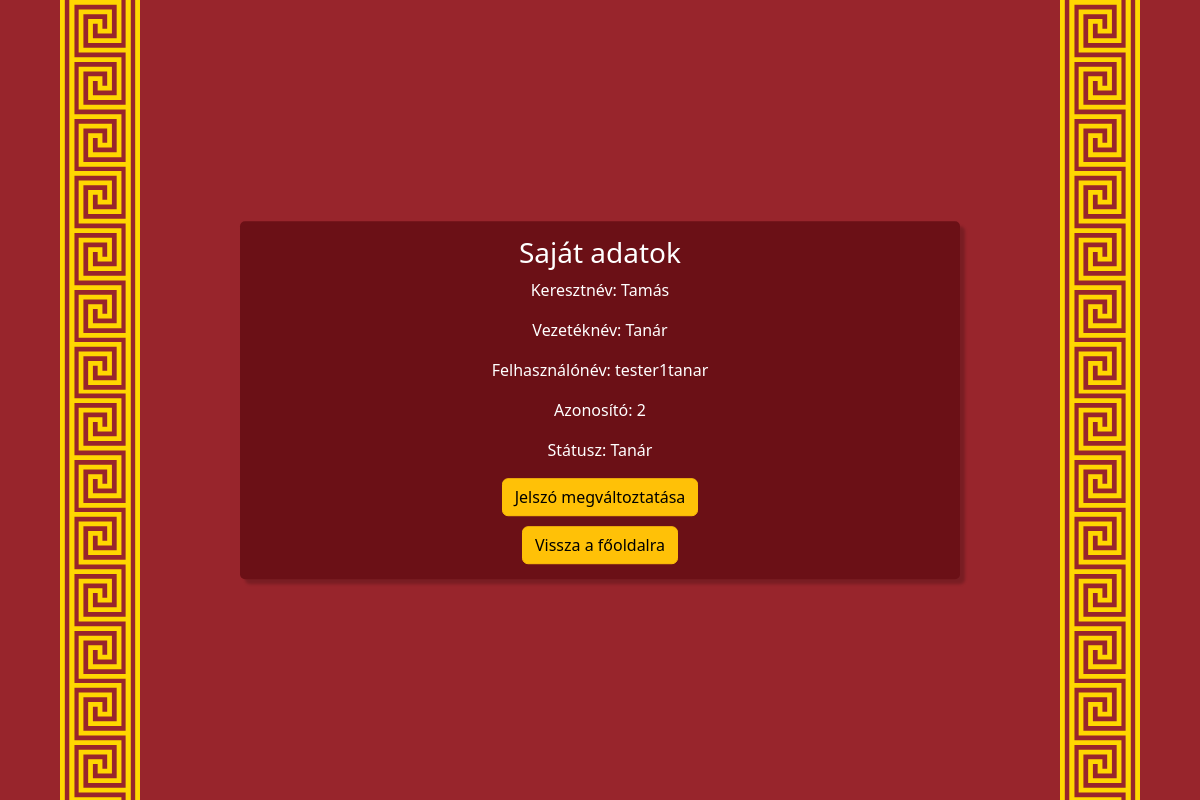
The app's page /user-infos/ (signed in) with its own data.
### roman_map/models.py (models this page shows, shortened)
class CustomUser(AbstractUser):
    tanulo = models.BooleanField(default=False)
    tanar = models.BooleanField(default=False)

### roman_map/views.py (the view)
# urls.py: path('user-infos/', view=views.sajatadatok, name='sajatadatok'),
def sajatadatok(request):
    try:
        return render(request, 'users/user_informations.html')
    except Exception as e:
        messages.error(request, "Hiba történt a saját adatok oldal elérése során.")
        db_logger.error("Hiba: "+str(e))
        return redirect('fooldal')

### roman_map/templates/users/user_informations.html (shortened to what this page needs)
{% load static %}
{% load django_bootstrap5 %}
{% bootstrap_css %}
<!DOCTYPE html>
<html lang="en">
<head>
    <link rel="stylesheet" href="{% static 'styles/home_style.css' %}">
</head>
<body>
    {% include "pages/messages.html" %}
    <div class="page-pattern left-pattern"></div>
    {% block content %}
        <div class="content">
            <div id="sajat-adatok">
                <h3>Saját adatok</h3>
                <p>Keresztnév: {{ user.first_name }}</p>
                <p>Vezetéknév: {{ user.last_name }}</p>
                <p>Felhasználónév: {{ user.username }}</p>
                <p>Azonosító: {{ user.id }}</p>
                <p>Státusz: {% if user.tanar %} Tanár {% else %} Tanuló {% endif %}</p>
            </div>
            <div id="sajat-adatok-links">
                <a href="{% url 'jelszovaltas' %}" class="btn btn-warning">Jelszó megváltoztatása</a>
                <a href="{% url 'fooldal' %}" class="btn btn-warning">Vissza a főoldalra</a>
            </div>
        </div>
    {% endblock content %}
    <div class="page-pattern right-pattern"></div>
</body>
</html>

### roman_map/static/styles/home_style.css (style rules this page uses)
* { margin: 0; }
body { background-color: #98252c !important; }
.content { text-align: center; background-color: #6B1016; height: auto; width: 60%; padding: 15px; position: absolute; top: 50%; left: 50%; transform: translate(-50%, -50%); border-radius: 5px; box-shadow: 5px 5px 3px rgba(0, 0, 0, 0.2); }
.page-pattern { position: fixed; top: 0; width: 80px; height: 100%; background-image: url('../images/oldalszegely_arany.svg'); background-repeat: repeat-y; background-size: 80px; z-index: 1; }
.left-pattern { left: 5%; }
.right-pattern { right: 5%; }
#sajat-adatok { color: white; }
#sajat-adatok-links { display: flex; flex-direction: column; gap: 10px; width: 40%; align-items: center; margin: auto; }

### records on screen
CustomUser: first_name "Tamás", last_name "Tanár", username "tester1tanar", id "2"
